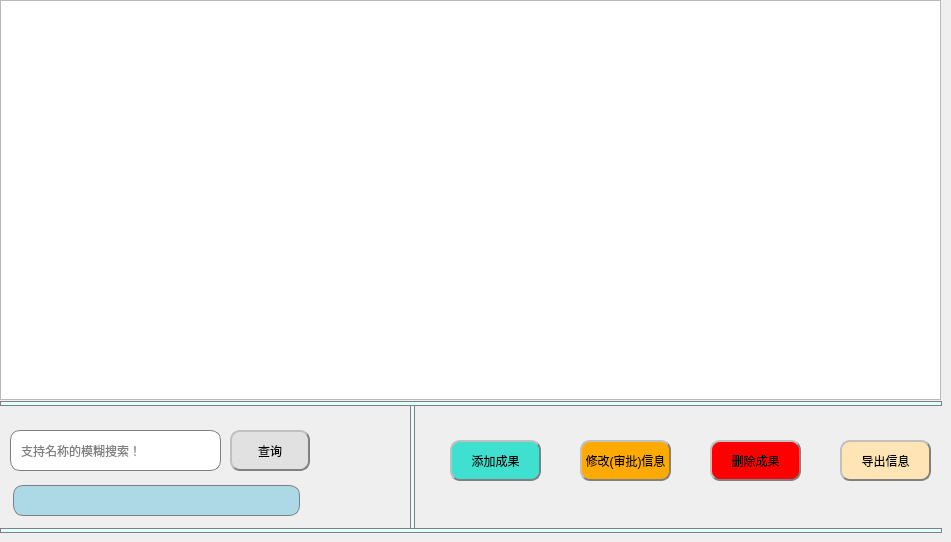
    <widget class="QWidget" name="tab_4">
     <attribute name="title">
      <string>科技成果信息</string>
     </attribute>
     <widget class="QTableWidget" name="tableWidget_4">
      <property name="geometry">
       <rect>
        <x>0</x>
        <y>0</y>
        <width>941</width>
        <height>400</height>
       </rect>
      </property>
     </widget>
     <widget class="QPushButton" name="achivSearch_btn">
      <property name="geometry">
       <rect>
        <x>230</x>
        <y>430</y>
        <width>80</width>
        <height>41</height>
       </rect>
      </property>
      <property name="styleSheet">
       <string notr="true">#achivSearch_btn{
background-color: rgb(225, 225, 225);
border:2px groove gray;
border-radius:10px;
padding:2px 4px;
border-style: outset;
}
#achivSearch_btn:hover{
background-color:rgb(229, 241, 251); 
color: black;
}
#achivSearch_btn:pressed{
background-color:rgb(204, 228, 247);
border-style: inset;
}
</string>
      </property>
      <property name="text">
       <string>查询</string>
      </property>
     </widget>
     <widget class="QPushButton" name="Addachiv_btn_2">
      <property name="geometry">
       <rect>
        <x>450</x>
        <y>440</y>
        <width>91</width>
        <height>41</height>
       </rect>
      </property>
      <property name="styleSheet">
       <string notr="true">#Addachiv_btn_2{
background-color: rgb(64 ,224 ,208);
border:2px groove gray;
border-radius:10px;
padding:2px 4px;
border-style: outset;
}
#Addachiv_btn_2:hover{
background-color:rgb(0 ,255 ,255); 
color: black;
}
#Addachiv_btn_2:pressed{
background-color:rgb(64 ,224 ,208);
border-style: inset;
}
</string>
      </property>
      <property name="text">
       <string>添加成果</string>
      </property>
     </widget>
     <widget class="QPushButton" name="updateAchiv_btn">
      <property name="geometry">
       <rect>
        <x>580</x>
        <y>440</y>
        <width>91</width>
        <height>41</height>
       </rect>
      </property>
      <property name="styleSheet">
       <string notr="true">#updateAchiv_btn{
background-color: rgb(255 ,170 ,0);
border:2px groove gray;
border-radius:10px;
padding:2px 4px;
border-style: outset;
}
#updateAchiv_btn:hover{
background-color:rgb(238, 238, 0); 
color: black;
}
#updateAchiv_btn:pressed{
background-color:rgb(255 ,170 ,0);
border-style: inset;
}
</string>
      </property>
      <property name="text">
       <string>修改(审批)信息</string>
      </property>
     </widget>
     <widget class="QPushButton" name="del_btn">
      <property name="geometry">
       <rect>
        <x>710</x>
        <y>440</y>
        <width>91</width>
        <height>41</height>
       </rect>
      </property>
      <property name="styleSheet">
       <string notr="true">#del_btn{
background-color: rgb(255 ,0 ,0);
border:2px groove gray;
border-radius:10px;
padding:2px 4px;
border-style: outset;
}
#del_btn:hover{
background-color:rgb(255 ,106 ,106); 
color: black;
}
#del_btn:pressed{
background-color:rgb(255 ,0 ,0);
border-style: inset;
}
</string>
      </property>
      <property name="text">
       <string>删除成果</string>
      </property>
     </widget>
     <widget class="QLabel" name="label_achivCount">
      <property name="geometry">
       <rect>
        <x>13</x>
        <y>485</y>
        <width>287</width>
        <height>31</height>
       </rect>
      </property>
      <property name="font">
       <font>
        <family>楷体</family>
        <pointsize>12</pointsize>
        <underline>false</underline>
       </font>
      </property>
      <property name="styleSheet">
       <string notr="true">background-color: rgb(173 ,216 ,230);
border: 1px solid gray;/*设置边框的粗细，以及颜色*/
border-radius: 10px;/*设置圆角的大小*/
padding: 0 8px;/*如果没有内容光标在开始往后移动0.8像素点*/
selection-background-color: darkgray;
   </string>
      </property>
      <property name="text">
       <string/>
      </property>
      <property name="alignment">
       <set>Qt::AlignCenter</set>
      </property>
     </widget>
     <widget class="Line" name="line_13">
      <property name="geometry">
       <rect>
        <x>0</x>
        <y>401</y>
        <width>942</width>
        <height>5</height>
       </rect>
      </property>
      <property name="styleSheet">
       <string notr="true">background-color: rgb(224, 255 ,255);
border: 1px solid gray;/*设置边框的粗细，以及颜色*/
</string>
      </property>
      <property name="orientation">
       <enum>Qt::Horizontal</enum>
      </property>
     </widget>
     <widget class="Line" name="line_17">
      <property name="geometry">
       <rect>
        <x>410</x>
        <y>405</y>
        <width>5</width>
        <height>124</height>
       </rect>
      </property>
      <property name="styleSheet">
       <string notr="true">background-color: rgb(224, 255 ,255);
border: 1px solid gray;/*设置边框的粗细，以及颜色*/
</string>
      </property>
      <property name="orientation">
       <enum>Qt::Vertical</enum>
      </property>
     </widget>
     <widget class="QLineEdit" name="lineEdit_achi">
      <property name="geometry">
       <rect>
        <x>10</x>
        <y>430</y>
        <width>211</width>
        <height>41</height>
       </rect>
      </property>
      <property name="styleSheet">
       <string notr="true">border: 1px solid gray;/*设置边框的粗细，以及颜色*/
border-radius: 10px;/*设置圆角的大小*/
padding: 0 8px;/*如果没有内容光标在开始往后移动0.8像素点*/
selection-background-color: darkgray;

   </string>
      </property>
      <property name="placeholderText">
       <string>支持名称的模糊搜索！</string>
      </property>
     </widget>
     <widget class="Line" name="line_18">
      <property name="geometry">
       <rect>
        <x>0</x>
        <y>528</y>
        <width>942</width>
        <height>5</height>
       </rect>
      </property>
      <property name="styleSheet">
       <string notr="true">background-color: rgb(224, 255 ,255);
border: 1px solid gray;/*设置边框的粗细，以及颜色*/
</string>
      </property>
      <property name="orientation">
       <enum>Qt::Horizontal</enum>
      </property>
     </widget>
     <widget class="QPushButton" name="pushButton_11">
      <property name="geometry">
       <rect>
        <x>840</x>
        <y>440</y>
        <width>91</width>
        <height>41</height>
       </rect>
      </property>
      <property name="styleSheet">
       <string notr="true">#pushButton_11{
background-color: rgb(255 ,228 ,181);
border:2px groove gray;
border-radius:10px;
padding:2px 4px;
border-style: outset;
}
#pushButton_11:hover{
background-color:rgb(255, 218, 185); 
color: black;
}
#pushButton_11:pressed{
background-color:rgb(255 ,228 ,181);
border-style: inset;
}
</string>
      </property>
      <property name="text">
       <string>导出信息</string>
      </property>
     </widget>
    </widget>
